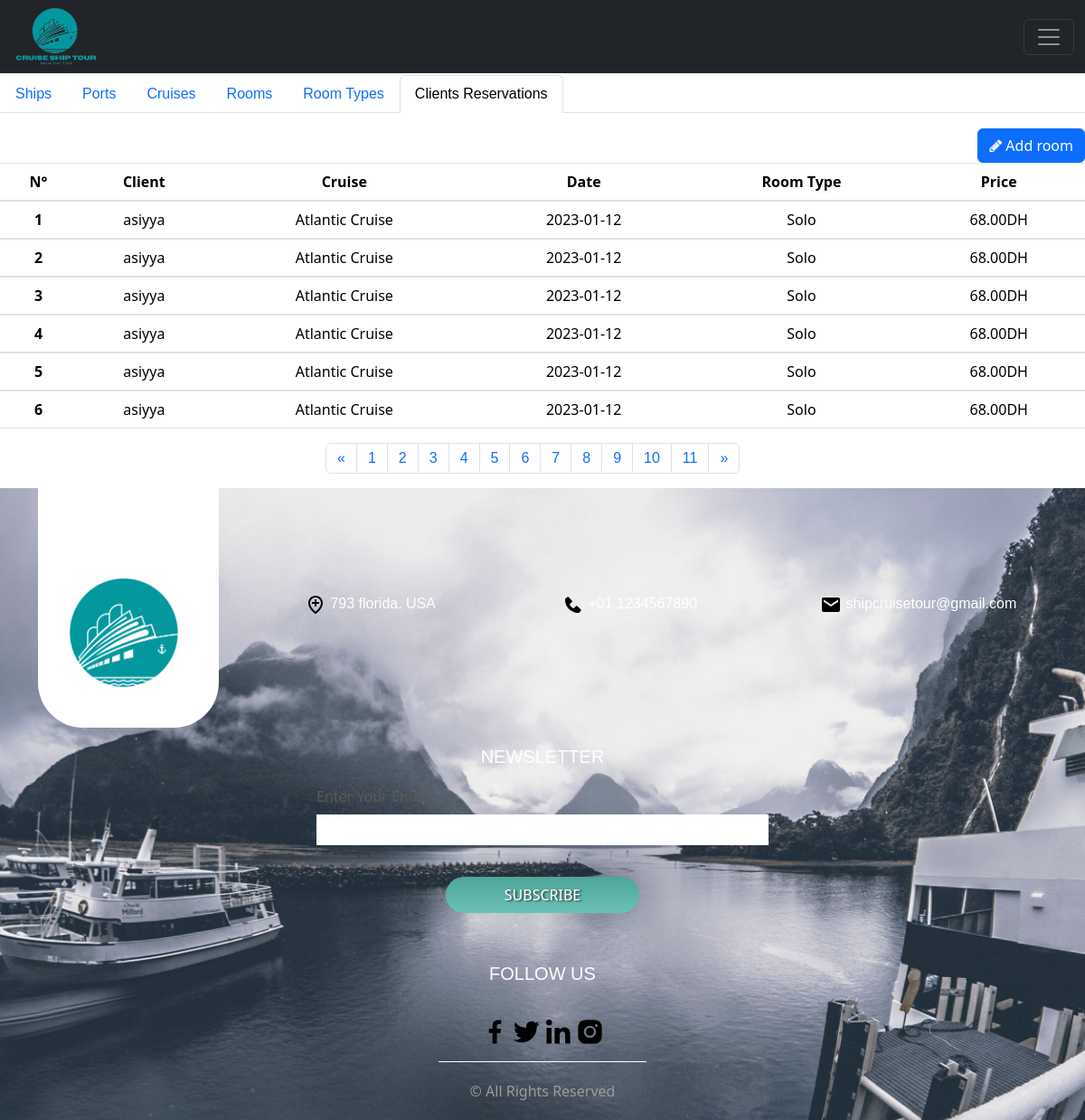
The app's page /clientsreservations?page=6 (signed in), older data.
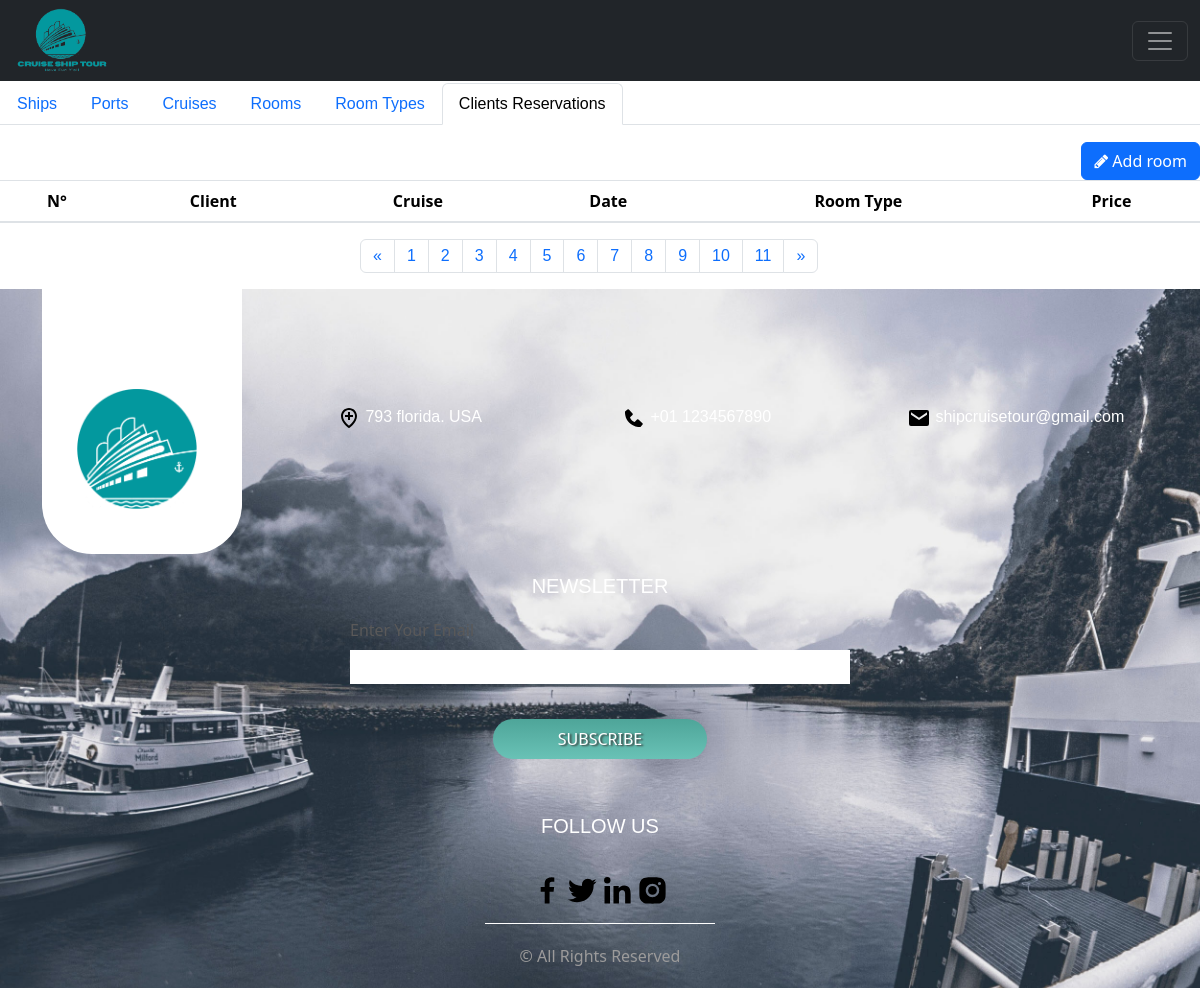
The same page, newer data.
### tables this page shows
CREATE TABLE `reservations` (
  `id` int(10) NOT NULL,
  `date` date NOT NULL,
  `prix` int(10) NOT NULL,
  `id_client` int(4) NOT NULL,
  `id_cruise` int(5) NOT NULL,
  `id_chambre` int(5) NOT NULL
);

CREATE TABLE `users` (
  `id` int(4) NOT NULL,
  `nom` varchar(20) NOT NULL,
  `email` varchar(100) NOT NULL,
  `password` varchar(100) NOT NULL,
  `role` tinyint(1) NOT NULL,
  `prenom` varchar(20) DEFAULT NULL
);

CREATE TABLE `cruises` (
  `id` int(5) NOT NULL,
  `prix` int(5) NOT NULL,
  `image` varchar(255) NOT NULL,
  `nombre_nuits` int(2) NOT NULL,
  `port_depart` varchar(30) NOT NULL,
  `date_depart` date NOT NULL,
  `id_ship` int(5) NOT NULL,
  `nom` varchar(300) NOT NULL,
  `descriptif` varchar(10000) NOT NULL,
  `itineraire` varchar(255) NOT NULL
);

CREATE TABLE `roomtypes` (
  `id` int(2) NOT NULL,
  `prix` int(10) NOT NULL,
  `capacite` int(2) NOT NULL,
  `type` varchar(20) NOT NULL
);

### app/libraries/Core.php (called while the page is built, shortened)
<?php
  class Core {
    protected $currentMethod = 'index';
    public function __construct(){
      $url = $this->getUrl();
            if(file_exists('../app/controllers/'.ucwords($url[0]).'.php')){
        unset($url[0]);
      }
      $this->currentController = new $this->currentController;
      $this->params = $url ? array_values($url) : [];
      call_user_func_array([$this->currentController, $this->currentMethod], $this->params);
    }
    public function getUrl(){
        if(isset($_GET['url'])){
          $url = rtrim($_GET['url'], '/');
          $url = filter_var($url, FILTER_SANITIZE_URL);
          $url = explode('/', $url);
          return $url;
        }
    }
  }

### public/index.php (called while the page is built, shortened)
<?php
  $init = new Core;

### app/libraries/Database.php (called while the page is built, shortened)
<?php
class Database {
	private $host = DB_HOST;
	private $user = DB_USER;
	private $pass = DB_PASS;
	private $dbname = DB_NAME;
	private $dbh;
	private $stmt;
	public function __construct() {
		$dsn = 'mysql:host=' . $this->host . ';dbname=' . $this->dbname;
		$options = array (
			PDO::ATTR_PERSISTENT => true,
			PDO::ATTR_ERRMODE => PDO::ERRMODE_EXCEPTION
		);
		try {
			$this->dbh = new PDO ($dsn, $this->user, $this->pass, $options);
		}
		catch ( PDOException $e ) {
			$this->error = $e->getMessage();
		}
	}
	public function query($query) {
		 $this->stmt = $this->dbh->prepare($query);
	}
		public function queryPaginated($query,$start=null,$offset=null) {
			 $this->stmt = $this->dbh->prepare($query);
		}
	public function bind($param, $value, $type = null) {
		if (is_null ($type)) {
			switch (true) {
				case is_int ($value) :
					$type = PDO::PARAM_INT;
					break;
			}
		}
		$this->stmt->bindValue($param, $value, $type);
	}
	public function execute(){
		return $this->stmt->execute();
	}
	public function resultset(){
		$this->execute();
		return $this->stmt->fetchAll(PDO::FETCH_OBJ);
	}
}

### app/models/ClientReservation.php (called while the page is built, shortened)
<?php
  class ClientReservation {
    private $db;
    public function __construct(){
      $this->db = new Database;
    }
    public function getAllClientsreservations(){
      $Limit = 6;
      $page_number = isset($_GET['page']) ? (int)$_GET['page']: 1;
      $page_number = $page_number < 1 ? 1 : $page_number;
      $offset = ($page_number - 1) * $Limit;
      $this->db->queryPaginated("SELECT reservations.*,
                users.nom AS client,
                cruises.nom AS cruise,
                roomtypes.type AS roomType
                FROM reservations
                INNER JOIN users
                ON reservations.id_client=users.id
                INNER JOIN cruises
                ON reservations.id_cruise=cruises.id
                INNER JOIN rooms
                ON reservations.id_chambre=rooms.id
                INNER JOIN roomtypes
                ON roomtypes.id=rooms.id_type
                LIMIT $Limit OFFSET $offset");
      $results = $this->db->resultset();
      return $results;
    }
    public function getAllClientreservationsById($id_client){
    $Limit = 6;
    $page_number = isset($_GET['page']) ? (int)$_GET['page']: 1;
    $page_number = $page_number < 1 ? 1 : $page_number;
    $offset = ($page_number - 1) * $Limit;
      $this->db->query("SELECT reservations.*,
              reservations.id AS id_reservation,
              cruises.date_depart AS cruiseDepart,
              cruises.nom AS cruiseName,
              roomtypes.type AS roomType,
              cruises.itineraire AS itineraireCruise,
              users.nom AS clientName
              FROM reservations
              INNER JOIN cruises
              ON reservations.id_cruise = cruises.id
              INNER JOIN rooms
              ON reservations.id_chambre = rooms.id
              INNER JOIN roomtypes
              ON rooms.id_type=roomtypes.id
              INNER JOIN users
              ON reservations.id_client = users.id
              WHERE id_client= :id_client
              ORDER BY cruises.date_depart DESC
              LIMIT $Limit OFFSET $offset ");
              $this->db->bind(':id_client', $id_client);
      $results = $this->db->resultset();
       return $results;
    }
  }

### app/views/clientsreservations/index.php (the view, shortened to what the rows shown need)
<?php require APPROOT . '/views/inc/header.php'; ?>
<div class="tab-content" id="nav-tabContent">
  <div class="tab-pane fade show active" id="nav-contact" role="tabpanel" aria-labelledby="nav-contact-tab" tabindex="0"><table class="table bg-light ">
  <div class="tab-pane fade " id="nav-profile" role="tabpanel" aria-labelledby="nav-profile-tab" tabindex="0">  <table class="table bg-light ">
  <thead class="text-center">
    <tr>
      <th scope="col">N°</th>
      <th scope="col">Client</th>
      <th scope="col">Cruise</th>
      <th scope="col">Date</th>
      <th scope="col">Room Type</th>
      <th scope="col">Price</th>
    </tr>
  </thead>
  <?php foreach($data['clientsreservations'] as $clientreservation):?>
  <tbody class="text-center">
    <tr>
      <th scope="row" class="counterCell"></th>
      <td><?= $clientreservation->client;?></td>
      <td><?= $clientreservation->cruise;?></td>
      <td><?= $clientreservation->date;?></td>
      <td><?= $clientreservation->roomType;?></td>
      <td> <?php printf("%.2f",$clientreservation->prix ) ; ?>DH</td>
   </tr>
  </tbody>
  <?php endforeach; ?>
</table></div>
</div>
<?php require APPROOT . '/views/inc/footer.php'; ?>

Row changes from the older to the newer data that the page shows:
removed reservations: id_client.nom "asiyya", id_cruise.nom "Atlantic Cruise", date "2023-01-12", roomtypes.type "Solo", prix "68.00"
removed reservations: id_client.nom "asiyya", id_cruise.nom "Atlantic Cruise", date "2023-01-12", roomtypes.type "Solo", prix "68.00"
removed reservations: id_client.nom "asiyya", id_cruise.nom "Atlantic Cruise", date "2023-01-12", roomtypes.type "Solo", prix "68.00"
removed reservations: id_client.nom "asiyya", id_cruise.nom "Atlantic Cruise", date "2023-01-12", roomtypes.type "Solo", prix "68.00"
removed reservations: id_client.nom "asiyya", id_cruise.nom "Atlantic Cruise", date "2023-01-12", roomtypes.type "Solo", prix "68.00"
removed reservations: id_client.nom "asiyya", id_cruise.nom "Atlantic Cruise", date "2023-01-12", roomtypes.type "Solo", prix "68.00"
